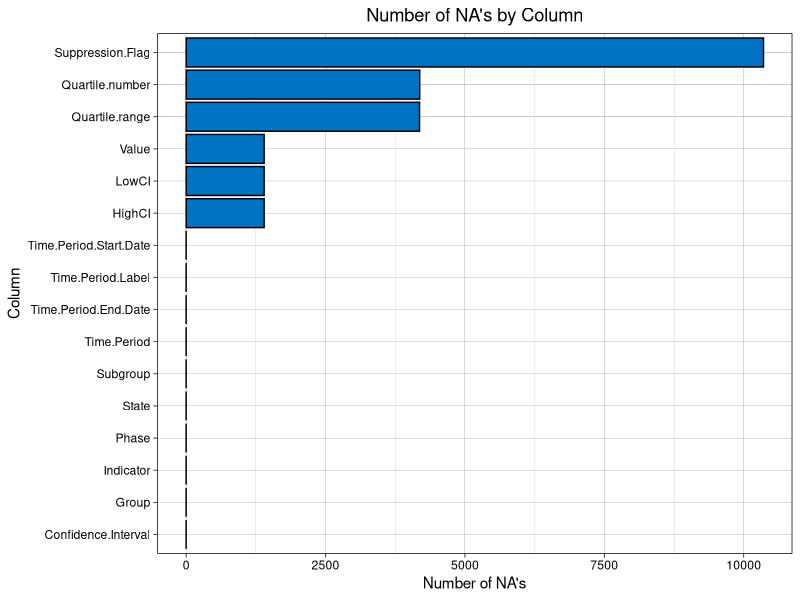
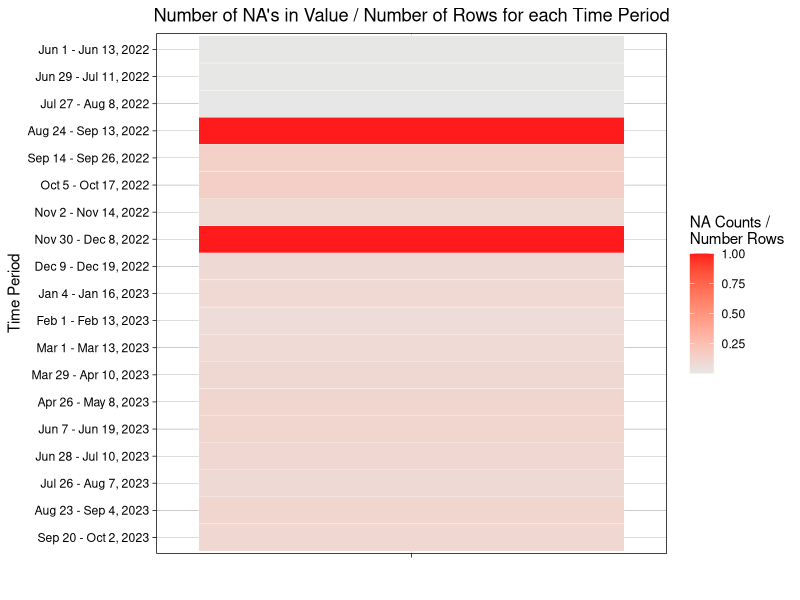
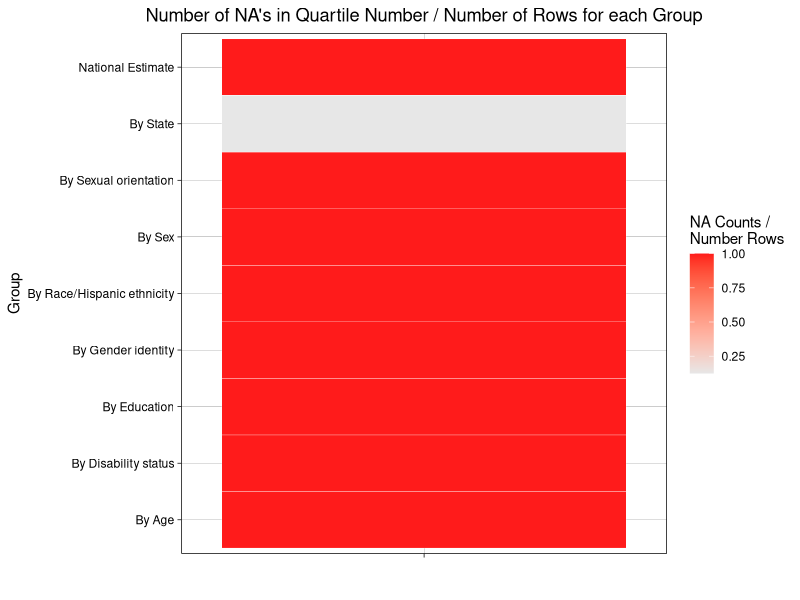

These charts were generated, in order, by the following R code:
## ---- chunk 1
#| warning: false

# Import Required Libraries
library(dplyr)
library(ggplot2)
library(forcats)

# Import Data
pcc <- read.csv("Post-COVID_Conditions.csv")
pcc$Quartile.range <- ifelse(pcc$Quartile.range == "", NA, pcc$Quartile.range)

# Get the total number of NA's by column
na_sum <- apply(pcc, 2, function (x) sum(is.na(x)))

# Store as a new dataframe
na_sum <- as.data.frame(na_sum)
na_sum$Column <- rownames(na_sum)

# Make a bar graph of the number of NA's by column
ggplot(na_sum, aes(x = na_sum, y = fct_reorder(Column, na_sum))) +
  geom_col(fill = "#0073C2FF", color = "black") +
  ggtitle("Number of NA's by Column") +
  xlab("Number of NA's") +
  ylab("Column") +
  theme_linedraw() +
  theme(plot.title = element_text(hjust = 0.5))
## ---- chunk 2
# Get only rows that have an NA in Quartile Number AND Quartile Range
QNandQR <- pcc %>%
  filter(is.na(Quartile.number) & is.na(Quartile.range))

print_text_1 <- c("The number of rows that have NA's in Quartile Number AND Quartile Range:", nrow(QNandQR))
print(gsub(",", "", toString(print_text_1)))

# Get only rows that have an NA in Quartile Number OR Quartile Range
QNorQR <- pcc %>%
  filter(is.na(Quartile.number) | is.na(Quartile.range))

print_text_2 <- c("The number of rows that have NA's in Quartile Number OR Quartile Range:", nrow(QNorQR))
print(gsub(",", "", toString(print_text_2)))

# Get only rows that have an NA in Value, LowCI, AND HighCI
VandLCIandHCI <- pcc %>%
  filter(is.na(Value) & is.na(LowCI) & is.na(HighCI))

print_text_3 <- c("The number of rows that have NA's in Value, LowCI, AND HighCI:", nrow(VandLCIandHCI)) 
print(gsub(",", "", toString(print_text_3)))

# Get only rows that have an NA in Value, LowCI, OR HighCI
VorLCIorHCI <- pcc %>%
  filter(is.na(Value) | is.na(LowCI) | is.na(HighCI))

print_text_4 <- c("The number of rows that have NA's in Value, LowCI, OR HighCI:", nrow(VorLCIorHCI))
print(gsub(",", "", toString(print_text_4)))
## ---- chunk 3
# Change the values to NA according to the paragraph above
pcc$Value <- ifelse(is.na(pcc$Suppression.Flag), pcc$Value, NA)
pcc$LowCI <- ifelse(is.na(pcc$Suppression.Flag), pcc$LowCI, NA)
pcc$HighCI <- ifelse(is.na(pcc$Suppression.Flag), pcc$HighCI, NA)
pcc$Quartile.range <- ifelse(is.na(pcc$Suppression.Flag), pcc$Quartile.range, NA)
pcc$Quartile.number <- ifelse(is.na(pcc$Suppression.Flag), pcc$Quartile.number, NA)
## ---- chunk 4
#| warning: false

# Group the total NA's by Time Period Label and store as a new DF
Date_NAs <- pcc %>%
  mutate(NA_indicator = is.na(Value)) %>%
  group_by(Time.Period.Label, NA_indicator) %>%
  summarize(NA_count = sum(NA_indicator)) %>%
  filter(NA_indicator == TRUE)

# Get the number of rows with each time period label and store it in our new DF
Period_Label_Counts <- as.numeric(as.matrix(table(pcc$Time.Period.Label)))
Date_NAs$Counts <- Period_Label_Counts

# Create new column which is NA Counts / Period Label Counts
Date_NAs$NAoverTotal <- Date_NAs$NA_count / Date_NAs$Counts

# Convert the new TPL to a factor (used below)
Date_NAs$Time.Period.Label <- as.factor(Date_NAs$Time.Period.Label)

# Create the heatmap: requires manual reordering of the labels
Date_NAs %>%
  ggplot(aes(x = "", y = fct_rev(fct_relevel(Time.Period.Label, "Jun 1 - Jun 13, 2022", "Jun 29 - Jul 11, 2022", 
                                             "Jul 27 - Aug 8, 2022", "Aug 24 - Sep 13, 2022", "Sep 14 - Sep 26, 2022",
                                             "Oct 5 - Oct 17, 2022", "Nov 2 - Nov 14, 2022", "Nov 30 - Dec 8, 2022",
                                             "Dec 9 - Dec 19, 2022", "Jan 4 - Jan 16, 2023", "Feb 1 - Feb 13, 2023",
                                             "Mar 1 - Mar 13, 2023", "Mar 29 - Apr 10, 2023", "Apr 26 - May 8, 2023",
                                             "Jun 7 - Jun 19, 2023", "Jun 28 - Jul 10, 2023", "Jul 26 - Aug 7, 2023",
                                             "Aug 23 - Sep 4, 2023", "Sep 20 - Oct 2, 2023")), 
             fill = NAoverTotal)) +
  geom_tile(color = "white") +
  scale_fill_gradient(low = "#E7E7E7", high = "#FF1B1B", name = "NA Counts / \nNumber Rows") +
  ggtitle("Number of NA's in Value / Number of Rows for each Time Period") +
  xlab("") +
  ylab("Time Period") +
  theme_linedraw() +
  theme(plot.title = element_text(hjust = 0.5))
## ---- chunk 5
# Remove dates that correspond to breaks of data collection
pcc <- pcc %>%
  filter(Time.Period.Label != "Aug 24 - Sep 13, 2022" & Time.Period.Label != "Nov 30 - Dec 8, 2022")
## ---- chunk 6
#| warning: false

# Group the total NA's by Group and store as a new DF
Group_NAs <- pcc %>%
  mutate(NA_indicator = is.na(Quartile.number)) %>%
  group_by(Group, NA_indicator) %>%
  summarize(NA_count = sum(NA_indicator)) %>%
  filter(NA_indicator == TRUE)

# Get the number of rows with each group and store it in our new DF
Group_Counts <- as.numeric(as.matrix(table(pcc$Group)))
Group_NAs$Counts <- Group_Counts

# Create new column which is NA Counts / Period Label Counts
Group_NAs$NAoverTotal <- Group_NAs$NA_count / Group_NAs$Counts

# Create the heatmap: requires manual reordering of the labels
Group_NAs %>%
  ggplot(aes(x = "", y = Group, fill = NAoverTotal)) +
  geom_tile(color = "white") +
  scale_fill_gradient(low = "#E7E7E7", high = "#FF1B1B", name = "NA Counts / \nNumber Rows") +
  ggtitle("Number of NA's in Quartile Number / Number of Rows for each Group") +
  xlab("") +
  ylab("Group") +
  theme_linedraw() +
  theme(plot.title = element_text(hjust = 0.5))

